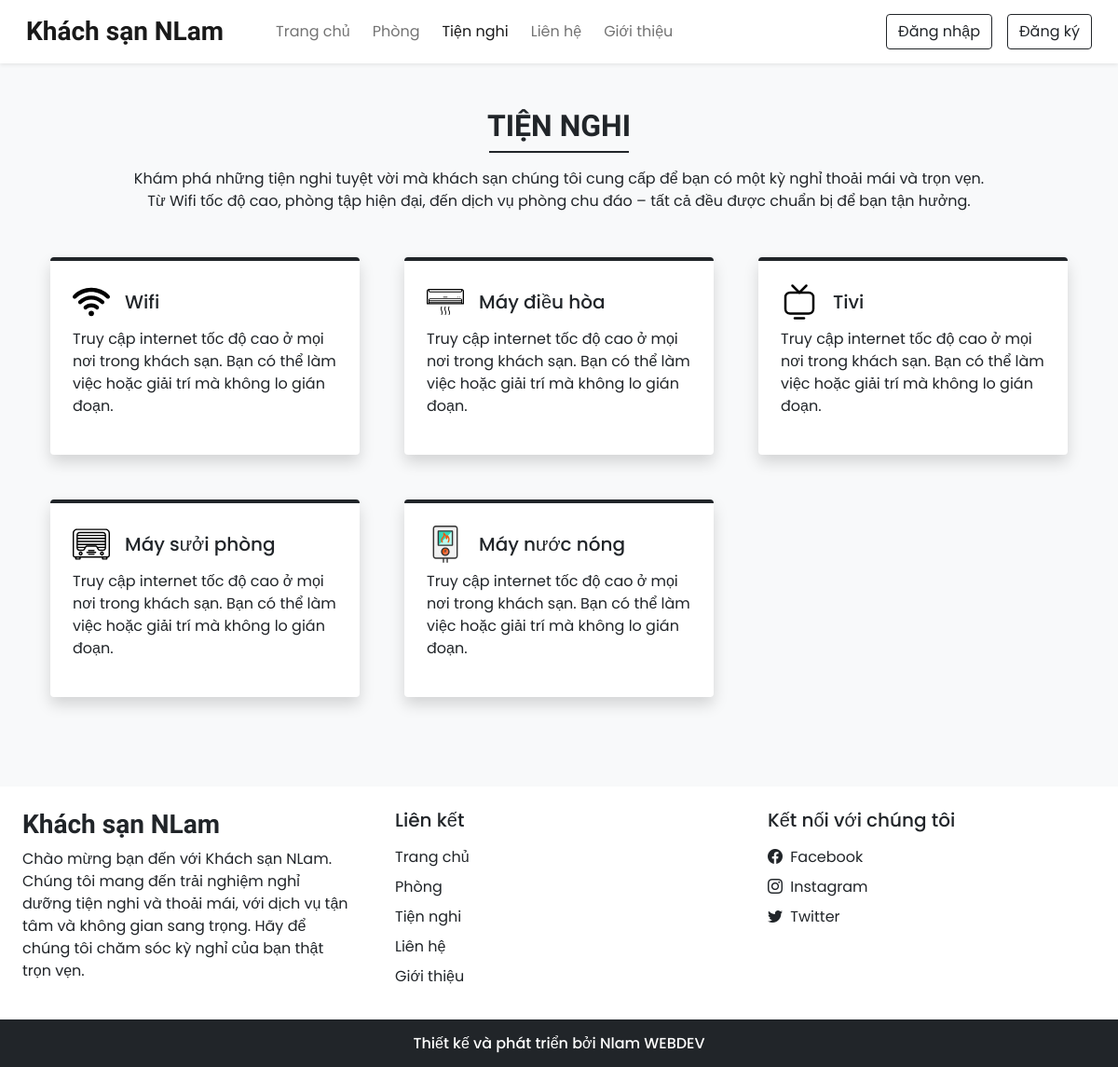
Screenshot of /facilities.php with the database file from the repository.
### tables this page shows
CREATE TABLE `settings` (
  `sr_no` int(11) NOT NULL
  , `site_title` varchar(50) NOT NULL
  , `site_about` varchar(250) NOT NULL
  , `shutdown` tinyint(1) NOT NULL
);

CREATE TABLE `facilities` (
  `id` int(11) NOT NULL
  , `icon` varchar(100) NOT NULL
  , `name` varchar(50) NOT NULL
  , `description` varchar(250) NOT NULL
);

### admin/inc/db.config.php (called while the page is built, shortened)
<?php
function select($sql, $values, $datatypes)
{
    $conn = $GLOBALS['conn'];
    if ($stmt = mysqli_prepare($conn, $sql)) {
        mysqli_stmt_bind_param($stmt, $datatypes, ...$values);
        if (mysqli_stmt_execute($stmt)) {
            $res = mysqli_stmt_get_result($stmt);
            return $res;
        } else {
            mysqli_stmt_close($stmt);
            die("Không thể thực thi câu truy vấn - Select");
        }
    } else {
        die("Không thể chuẩn bị câu truy vấn - Select");
    }
}
function selectAll($table)
{
    $conn = $GLOBALS['conn'];
    $sql = "SELECT * FROM $table";
    $res = mysqli_query($conn, $sql);
    return $res;
}
?>

### facilities.php (the view, shortened to what this page needs)
<!DOCTYPE html>
<html lang="en">
<head>
    <?php require('inc/links.php'); ?>
</head>
<body class="bg-light">
    <?php require('inc/header.php'); ?>
    <div class="my-5 px-4">
        <h2 class="fw-bold h-font text-center">TIỆN NGHI</h2>
        <div class="h-line bg-dark"></div>
        <p class="text-center mt-3">Khám phá những tiện nghi tuyệt vời mà khách sạn chúng tôi cung cấp để bạn có một kỳ
            nghỉ thoải mái và trọn vẹn. <br>
            Từ Wifi tốc độ cao, phòng tập hiện đại, đến dịch vụ phòng chu đáo – tất cả đều được chuẩn bị để bạn tận
            hưởng.
        </p>
    </div>
    <div class="container">
        <div class="row">
            <?php
            $res = selectAll('facilities');
            $path = FACILITIES_IMG_PATH;
            while ($row = mysqli_fetch_assoc($res)) {
                echo <<<data
                        <div class="col-lg-4 col-md-6 mb-5 px-4">
                            <div class="bg-white rounded shadow p-4 border-top border-4 border-dark pop">
                                <div class="d-flex align-items-center mb-2">
                                    <img src="$path{$row['icon']}" width="40px">
                                    <h5 class="m-0 ms-3">{$row['name']}</h5>
                                </div>
                                <p>{$row['description']}</p>
                            </div>
                        </div>
                data;
            }
            ?>
        </div>
    </div>
    <?php require('inc/footer.php'); ?>
</body>
</html>

### inc/header.php (shortened to what this page needs)
<nav id="nav-bar" class="navbar navbar-expand-lg navbar-light bg-white px-lg-3 py-lg-2 shadow-sm sticky-top">
    <div class="container-fluid">
        <a class="navbar-brand me-5 fw-bold fs-3 h-font" href="index.php"><?php echo $settings_r['site_title']; ?></a>
        <div class="collapse navbar-collapse" id="navbarSupportedContent">
            <ul class="navbar-nav me-auto mb-2 mb-lg-0">
                <li class="nav-item">
                    <a class="nav-link me-2" href="index.php">Trang chủ</a>
                </li>
                <li class="nav-item">
                    <a class="nav-link me-2" href="rooms.php">Phòng</a>
                </li>
                <li class="nav-item">
                    <a class="nav-link me-2" href="facilities.php">Tiện nghi</a>
                </li>
                <li class="nav-item">
                    <a class="nav-link me-2" href="contact.php">Liên hệ</a>
                </li>
                <li class="nav-item">
                    <a class="nav-link" href="about.php">Giới thiệu</a>
                </li>
            </ul>
            <div class="d-flex">
                <?php
                if (isset($_SESSION['login']) && $_SESSION['login'] == true) {
                    $path = USERS_IMG_PATH;
                    echo <<<data
                        <div class="btn-group">
                            <button type="button" class="btn btn-outline-dark shadow-none dropdown-toggle" data-bs-toggle="dropdown" data-bs-display="static" aria-expanded="false">
                                <img src="$path{$_SESSION['uPic']}" style="width:25px; height:25px;" class="me-1 rounded-circle">
                                {$_SESSION['uName']}
                            </button>
                            <ul class="dropdown-menu dropdown-menu-lg-end">
                                <li><a class="dropdown-item" href="profile.php">Hồ sơ</a></li>
                                <li><a class="dropdown-item" href="bookings.php">Đặt phòng</a></li>
                                <li><a class="dropdown-item" href="logout.php">Đăng xuất</a></li>
                            </ul>
                        </div>
                    data;
                } else {
                    echo <<<data
                        <button type="button" class="btn btn-outline-dark shadow-none me-lg-3 me-2" data-bs-toggle="modal" data-bs-target="#loginModal">
                            Đăng nhập
                        </button>
                        <button type="button" class="btn btn-outline-dark shadow-none" data-bs-toggle="modal" data-bs-target="#registerModal">
                            Đăng ký
                        </button>
                    data;
                }
                ?>
            </div>
        </div>
    </div>
</nav>

### inc/footer.php (shortened to what this page needs)
<div class="container-fluid bg-white mt-5">
    <div class="row">
        <div class="col-lg-4 p-4">
            <h3 class="h-font fw-bold fs-3 mb-2">
                <?php echo $settings_r['site_title']; ?>
            </h3>
            <p>
                <?php echo $settings_r['site_about']; ?>
            </p>
        </div>
        <div class="col-lg-4 p-4">
            <h5 class="mb-3">Liên kết</h5>
            <a href="index.php" class="d-inline-block mb-2 text-dark text-decoration-none">Trang chủ</a><br>
            <a href="rooms.php" class="d-inline-block mb-2 text-dark text-decoration-none">Phòng</a><br>
            <a href="facilities.php" class="d-inline-block mb-2 text-dark text-decoration-none">Tiện nghi</a><br>
            <a href="contact.php" class="d-inline-block mb-2 text-dark text-decoration-none">Liên hệ</a><br>
            <a href="about.php" class="d-inline-block mb-2 text-dark text-decoration-none">Giới thiệu</a>
        </div>
        <div class="col-lg-4 p-4">
            <h5 class="mb-3">Kết nối với chúng tôi</h5>
            <a href="<?php echo $contact_r['fb'] ?>" target="_blank"
                class="d-inline-block text-dark text-decoration-none mb-2">
                <i class="bi bi-facebook me-1"></i> Facebook
            </a><br>
            <a href="<?php echo $contact_r['insta'] ?>" target="_blank"
                class="d-inline-block text-dark text-decoration-none mb-2">
                <i class="bi bi-instagram me-1"></i> Instagram
            </a><br>
            <?php
            $tw = $contact_r['tw'];
            if ($tw != '') {
                echo <<<data
                    <a href="$tw" target="_blank" class="d-inline-block text-dark text-decoration-none">
                        <i class="bi bi-twitter me-1"></i> Twitter
                    </a>
                data;
            }
            ?>
        </div>
    </div>
</div>
<h6 class="text-center bg-dark text-white p-3 m-0">Thiết kế và phát triển bởi Nlam WEBDEV</h6>

### css/common.css (style rules this page uses)
:root { --teal: #2ec1ac; --teal_hover: #279e8c; }
* { font-family: 'Poppins', sans-serif; }
.h-font { font-family: 'Merienda', cursive; }

### facilities.php (style rules this page uses)
.h-line { width: 150px; margin: 0 auto; height: 1.7px; }

### rows the page displays
settings: site_title "Khách sạn NLam", site_about "Chào mừng bạn đến với Khách sạn NLam. Chúng tôi mang đến trải nghiệm nghỉ dưỡng tiện nghi và thoải mái, với dịch vụ tận tâm và không gian sang trọng. Hãy để chúng tôi chăm sóc kỳ nghỉ của bạn thật trọn vẹn."
facilities: icon (picture), name "Wifi", description "Truy cập internet tốc độ cao ở mọi nơi trong khách sạn. Bạn có thể làm việc hoặc giải trí mà không lo gián đoạn."
facilities: icon (picture), name "Máy điều hòa", description "Truy cập internet tốc độ cao ở mọi nơi trong khách sạn. Bạn có thể làm việc hoặc giải trí mà không lo gián đoạn."
facilities: icon (picture), name "Tivi", description "Truy cập internet tốc độ cao ở mọi nơi trong khách sạn. Bạn có thể làm việc hoặc giải trí mà không lo gián đoạn."
facilities: icon (picture), name "Máy sưởi phòng", description "Truy cập internet tốc độ cao ở mọi nơi trong khách sạn. Bạn có thể làm việc hoặc giải trí mà không lo gián đoạn."
facilities: icon (picture), name "Máy nước nóng", description "Truy cập internet tốc độ cao ở mọi nơi trong khách sạn. Bạn có thể làm việc hoặc giải trí mà không lo gián đoạn."
